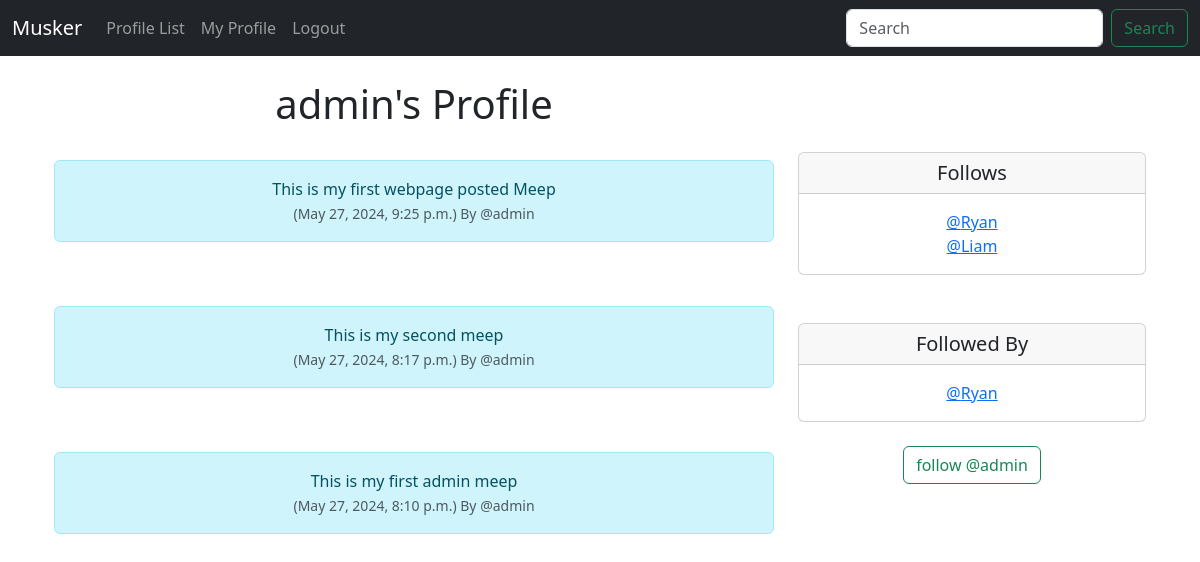
Screenshot of /profile/1 (signed in) with the database file from the repository.
### musker/models.py (models this page shows, shortened)
class Profile(models.Model):
    user = models.OneToOneField(User, on_delete=models.CASCADE)
    follows = models.ManyToManyField("self", related_name="followed_by", symmetrical=False, blank=True)
    date_modified = models.DateTimeField(User, auto_now=True)
    def __str__(self):
        return self.user.username

class Meep(models.Model):
    user = models.ForeignKey(User, related_name="meeps", on_delete=models.DO_NOTHING)
    body = models.CharField(max_length=200)
    created_at = models.DateTimeField(auto_now_add=True)

### musker/views.py (the view, shortened to what this page needs)
# urls.py: path('profile/<int:pk>', views.profile, name='profile'),
def profile(request, pk):
    if request.user.is_authenticated:
        profile = Profile.objects.get(user_id=pk)
        meeps = Meep.objects.filter(user=pk).order_by("-created_at")
        return render(request, "profile.html", {"profile":profile, "meeps":meeps})
    else:
        messages.success(request, ("You Must Be Logged in To View this Page"))
        return redirect('home')

### musker/templates/profile.html (shortened to what this page needs)
{% extends 'base.html' %}
{% block content %}
{% if profile %}
    <div class="container text-center">
        <div class="row">
            <div class="col-8">
                <h1>{{ profile.user.username}}'s Profile</h1>
                <br>
                {% if meeps %}
                    {% for meep in meeps %}
                        <div class="alert alert-info" role="alert">
                            {{ meep.body }}<br>
                            <small class="text-muted">
                                ({{ meep.created_at }}) By
                                @{{ meep.user.username }}
                            </small>
                        </div><br><br>
                    {% endfor %}
                {% endif %}
            </div>
            <div class="col-4">
                <br><br><br>
                <div class="card">
                    <h5 class="card-header">Follows</h5>
                    <div class="card-body">
                      <p class="card-text"> {% for following in profile.follows.all %}
                        <a href="{% url 'profile' following.user.id %}">@{{ following }}</a><br>
                    {% endfor %}</p>
                    </div>
                  </div>
                <br><br>
                <div class="card">
                    <h5 class="card-header">Followed By</h5>
                    <div class="card-body">
                      <p class="card-text">
                        {% for following in profile.followed_by.all %}
                        <a href="{% url 'profile' following.user.id %}">@{{ following }}</a><br>
                        {% endfor %}</p>
                    </div>
                </div>
                <br>
                <form method=POST>
                {% if profile in user.profile.follows.all %}
                    <button class="btn btn-outline-danger" name="follow" value="unfollow" type="submit">Unfollow @{{ profile.user.username }}</button>
                {% else %}
                    <button class="btn btn-outline-success" name="follow" value="follow" type="submit">follow @{{ profile.user.username }}</button>
                {% endif %}
                </form>
            </div>
        </div>
    </div>
{% endif %}
{% endblock %}

### rows the page displays
Profile: user.username "admin"
Meep: body "This is my first webpage posted Meep", created_at "May 27, 2024, 9:25 p.m.", user.username "admin"
Meep: body "This is my second meep", created_at "May 27, 2024, 8:17 p.m.", user.username "admin"
Meep: body "This is my first admin meep", created_at "May 27, 2024, 8:10 p.m.", user.username "admin"
Profile: user.username "Ryan"
Profile: user.username "Liam"
